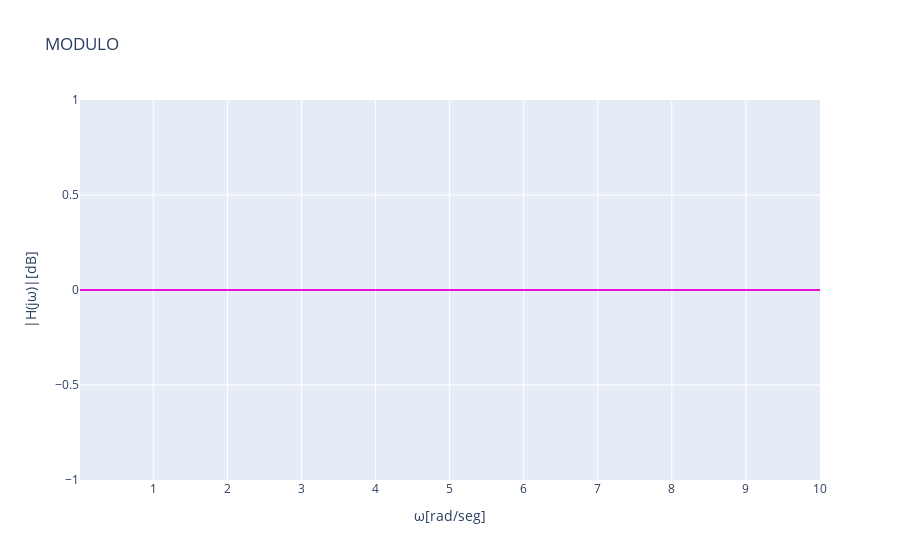
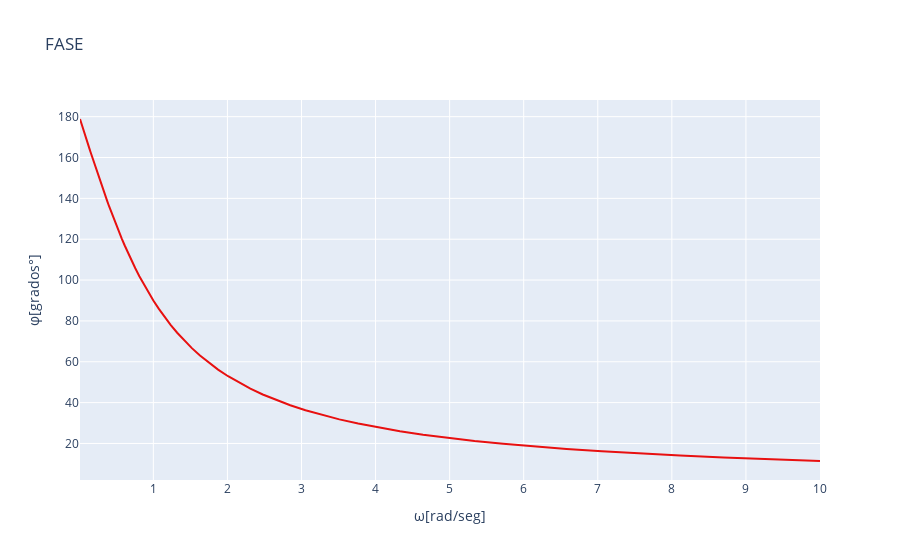

The notebook cell these images were saved under, in order:
### Markdown cell above
## Diagramas:

### Code cell
import scipy.signal as signal
import plotly.express as px
from planoZ import zplane 

num = [1,-1]
den = [1,1]


filtro = signal.lti(num, den)
w,modulo,fase = filtro.bode()


fig = px.line(x=w, y=modulo ,labels={'x':'ω[rad/seg]', 'y':'|H(jω)|[dB]'} , title = "MODULO")
fig.update_layout(yaxis_range=[-1,1])
fig.update_traces(line_color='#e810d6')
fig.show()
                   
fig2 = px.line(x=w, y=fase  ,labels={'x':'ω[rad/seg]', 'y':'φ[grados°]'} , title = "FASE")
fig2.update_traces(line_color='#e81010')
fig2.show()
